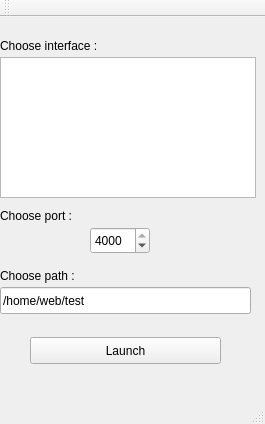
<?xml version="1.0" encoding="UTF-8"?>
<ui version="4.0">
 <class>MainWindowServFinal</class>
 <widget class="QMainWindow" name="MainWindowServFinal">
  <property name="geometry">
   <rect>
    <x>0</x>
    <y>0</y>
    <width>265</width>
    <height>424</height>
   </rect>
  </property>
  <property name="windowTitle">
   <string>Serveur 0.1</string>
  </property>
  <widget class="QWidget" name="centralWidget">
   <widget class="QPushButton" name="ServLaunch">
    <property name="geometry">
     <rect>
      <x>30</x>
      <y>320</y>
      <width>191</width>
      <height>27</height>
     </rect>
    </property>
    <property name="text">
     <string>Launch</string>
    </property>
   </widget>
   <widget class="QLabel" name="labelChooseInterface">
    <property name="geometry">
     <rect>
      <x>0</x>
      <y>20</y>
      <width>251</width>
      <height>17</height>
     </rect>
    </property>
    <property name="text">
     <string>Choose interface :</string>
    </property>
   </widget>
   <widget class="QListWidget" name="listInterface">
    <property name="geometry">
     <rect>
      <x>0</x>
      <y>40</y>
      <width>256</width>
      <height>141</height>
     </rect>
    </property>
   </widget>
   <widget class="QLabel" name="labelPort">
    <property name="geometry">
     <rect>
      <x>0</x>
      <y>190</y>
      <width>261</width>
      <height>17</height>
     </rect>
    </property>
    <property name="text">
     <string>Choose port :</string>
    </property>
   </widget>
   <widget class="QSpinBox" name="spinBoxPort">
    <property name="geometry">
     <rect>
      <x>90</x>
      <y>210</y>
      <width>60</width>
      <height>27</height>
     </rect>
    </property>
    <property name="minimum">
     <number>1000</number>
    </property>
    <property name="maximum">
     <number>4000</number>
    </property>
    <property name="value">
     <number>4000</number>
    </property>
   </widget>
   <widget class="QLabel" name="labelPath">
    <property name="geometry">
     <rect>
      <x>0</x>
      <y>250</y>
      <width>111</width>
      <height>17</height>
     </rect>
    </property>
    <property name="text">
     <string>Choose path :</string>
    </property>
   </widget>
   <widget class="QLineEdit" name="lineEditPath">
    <property name="geometry">
     <rect>
      <x>0</x>
      <y>270</y>
      <width>251</width>
      <height>27</height>
     </rect>
    </property>
    <property name="text">
     <string>/home/web/test</string>
    </property>
   </widget>
  </widget>
  <widget class="QMenuBar" name="menuBar">
   <property name="geometry">
    <rect>
     <x>0</x>
     <y>0</y>
     <width>265</width>
     <height>25</height>
    </rect>
   </property>
  </widget>
  <widget class="QToolBar" name="mainToolBar">
   <attribute name="toolBarArea">
    <enum>TopToolBarArea</enum>
   </attribute>
   <attribute name="toolBarBreak">
    <bool>false</bool>
   </attribute>
  </widget>
  <widget class="QStatusBar" name="statusBar"/>
 </widget>
 <layoutdefault spacing="6" margin="11"/>
 <resources/>
 <connections/>
</ui>
